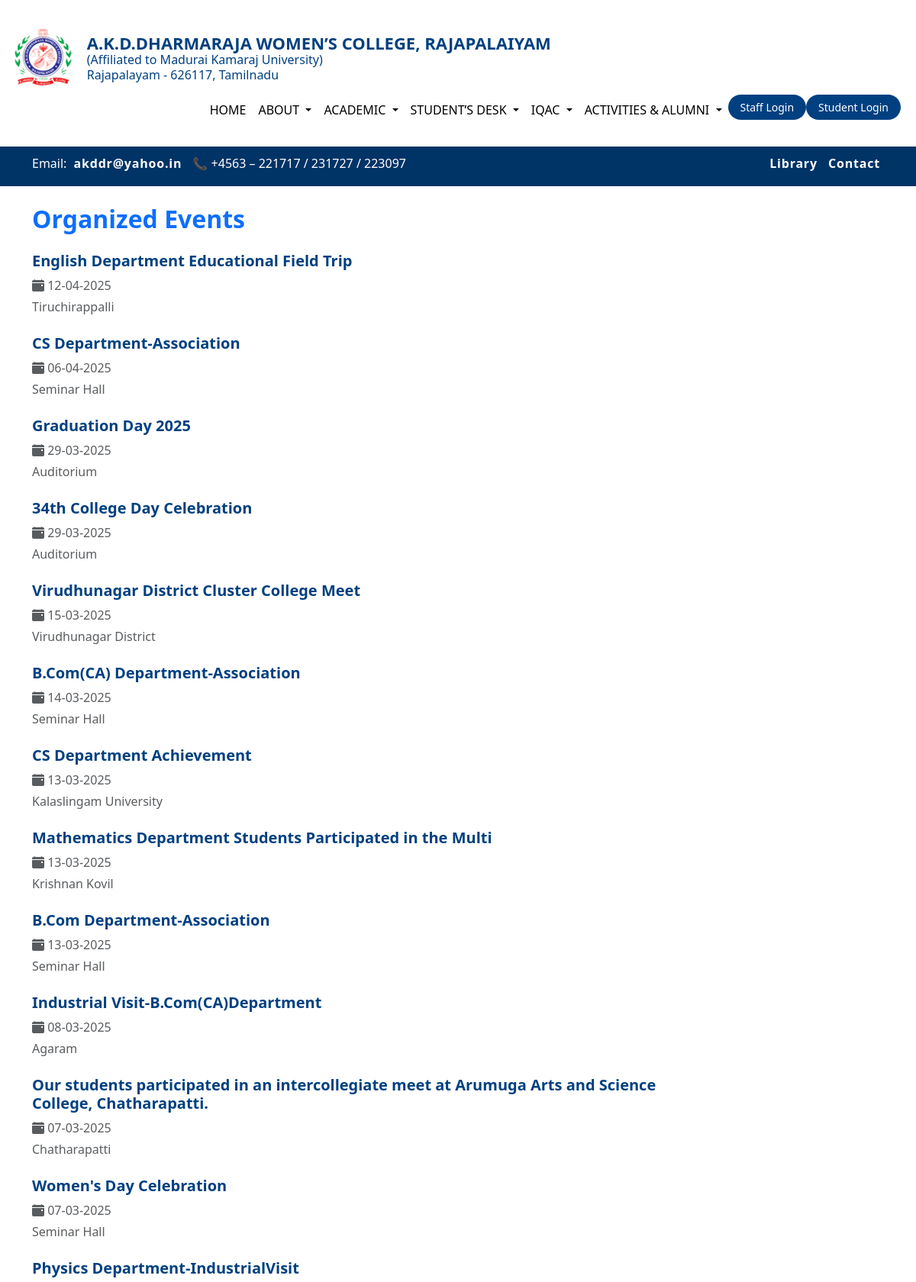
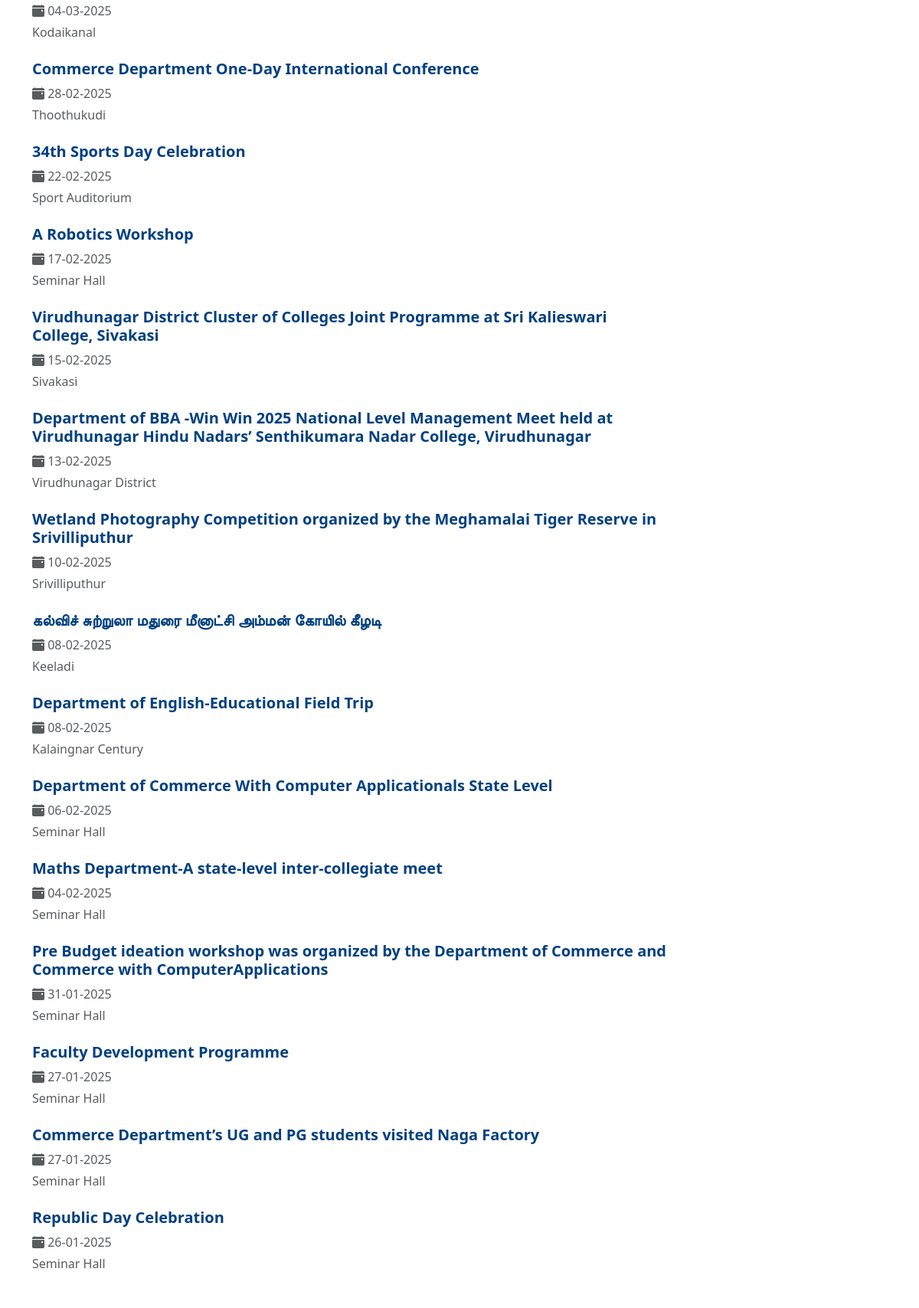
Screenshot of /events/ (upper part) with the database file from the repository (2 pictures, top to bottom).
### homepage/models.py (models this page shows, shortened)
class HomePageContent(models.Model):
    college_name = models.CharField(max_length=200)
    logo = models.ImageField(upload_to='logos/')

class Event(models.Model):
    title = models.CharField(max_length=255)
    date_from = models.DateField()
    venue = models.CharField(max_length=255)
    image = models.ImageField(upload_to='event_images/', blank=True, null=True)
    pdf = models.FileField(upload_to='event_pdfs/', blank=True, null=True)

### homepage/views.py (the view)
# urls.py: path('events/', views.event_list, name='event_list'),
def event_list(request):
    events = Event.objects.order_by('-date_from')
    return render(request, 'activities/event_list.html', {'events': events})

### homepage/context_processors.py (called while the page is built)
def basic_info(request):
    return {
        "college_info": HomePageContent.objects.first(),
        'slider_images': SliderImage.objects.all(),
        'quick_links': HomeQuickLink.objects.all(),
        "about_menus": AboutSubmenu.objects.all(),
        "student_desk_menus": StudentDeskMenu.objects.all(),
        "submenus": NAACSubmenu.objects.all(),
        'activity_menus': ActivitySubmenu.objects.all(),
    }

def academic_menu_processor(request):
    return {
        'academic_submenus': AcademicSubMenu.objects.all().order_by('order')
    }

def department_list(request):
    return {
        'departments': Department.objects.all()
    }

def homepage_counters(request):
    return {
        'homepage_counters': HomepageCounter.objects.all().order_by('order')
    }

### homepage/templates/activities/event_list.html (shortened to what this page needs)
{% extends 'homepage/base.html' %}
{% load static %}
{% block fullwidth %}
<div class="container mt-4">
  <h2 class="text-primary fw-bold mb-4">Organized Events</h2>
  <div class="row">
    {% for event in events %}
      <div class="col-md-12 mb-4">
        <div class="row">
          <div class="col-md-9">
            <h5 class="fw-bold">
              {% if event.pdf %}
                <a href="{{ event.pdf.url }}" target="_blank" style="text-decoration: none; color: #004080;">
                  {{ event.title }}
                </a>
              {% else %}
                {{ event.title }}
              {% endif %}
            </h5>
            <p class="mb-1 text-muted">
              <i class="bi bi-calendar-event-fill"></i>
              {{ event.date_from|date:"d-m-Y" }}
            </p>
            <p class="mb-0 text-muted">
              {{ event.venue }}
            </p>
          </div>
        </div>
      </div>
    {% empty %}
      <p>No events found.</p>
    {% endfor %}
  </div>
</div>
{% endblock %}

### homepage/templates/homepage/header.html
<div class="d-flex align-items-center ps-3 header-wrap">
  <div class="d-flex align-items-center">
    <img src="{{ college_info.logo.url }}" height="80" class="me-3" alt="College Logo">
    <div class="college-text text-start">
      <h4 class="college-name mb-0">{{ college_info.college_name }}</h4>
      <h6 class="college-sub mb-0">(Affiliated to Madurai Kamaraj University)</h6>
      <p class="college-sub mb-0">Rajapalayam - 626117, Tamilnadu</p>
    </div>
  </div>
</div>

### static/css/style.css (style rules this page uses)
body, html { margin: 0 !important; padding: 0 !important; }
.header-wrap { margin: 0; padding-top: 0; padding-bottom: 0; }
.college-text { line-height: 1.3; margin: 0; padding: 0; margin-left: auto; }
.college-name { color: #004080; font-size: 22px; font-weight: bold; padding-top: 0; margin-bottom: 5px; }
.college-sub { color: #004080; font-weight: 500; font-size: 16px; margin-bottom: 3px; }

### rows the page displays
HomePageContent: logo (picture), college_name "A.K.D.DHARMARAJA WOMEN’S COLLEGE, RAJAPALAIYAM"
Event: title "English Department Educational Field Trip", date_from "12-04-2025", venue "Tiruchirappalli"
Event: title "CS Department-Association", date_from "06-04-2025", venue "Seminar Hall"
Event: title "Graduation Day 2025", date_from "29-03-2025", venue "Auditorium"
Event: title "34th College Day Celebration", date_from "29-03-2025", venue "Auditorium"
Event: title "Virudhunagar District Cluster College Meet", date_from "15-03-2025", venue "Virudhunagar District"
Event: title "B.Com(CA) Department-Association", date_from "14-03-2025", venue "Seminar Hall"
Event: title "CS Department Achievement", date_from "13-03-2025", venue "Kalaslingam University"
Event: title "Mathematics Department Students Participated in the Multi", date_from "13-03-2025", venue "Krishnan Kovil"
Event: title "B.Com Department-Association", date_from "13-03-2025", venue "Seminar Hall"
Event: title "Industrial Visit-B.Com(CA)Department", date_from "08-03-2025", venue "Agaram"
Event: title "Our students participated in an intercollegiate meet at Arumuga Arts and Science College, Chatharapatti.", date_from "07-03-2025", venue "Chatharapatti"
Event: title "Women's Day Celebration", date_from "07-03-2025", venue "Seminar Hall"
Event: title "Physics Department-IndustrialVisit", date_from "04-03-2025", venue "Kodaikanal"
Event: title "Commerce Department One-Day International Conference", date_from "28-02-2025", venue "Thoothukudi"
Event: title "34th Sports Day Celebration", date_from "22-02-2025", venue "Sport Auditorium"
Event: title "A Robotics Workshop", date_from "17-02-2025", venue "Seminar Hall"
Event: title "Virudhunagar District Cluster of Colleges Joint Programme at Sri Kalieswari College, Sivakasi", date_from "15-02-2025", venue "Sivakasi"
Event: title "Department of BBA -Win Win 2025 National Level Management Meet held at Virudhunagar Hindu Nadars’ Senthikumara Nadar College, Virudhunagar", date_from "13-02-2025", venue "Virudhunagar District"
Event: title "Wetland Photography Competition organized by the Meghamalai Tiger Reserve in Srivilliputhur", date_from "10-02-2025", venue "Srivilliputhur"
Event: title "கல்விச் சுற்றுலா மதுரை மீனாட்சி அம்மன் கோயில் கீழடி", date_from "08-02-2025", venue "Keeladi"
Event: title "Department of English-Educational Field Trip", date_from "08-02-2025", venue "Kalaingnar Century"
Event: title "Department of Commerce With Computer Applicationals State Level", date_from "06-02-2025", venue "Seminar Hall"
Event: title "Maths Department-A state-level inter-collegiate meet", date_from "04-02-2025", venue "Seminar Hall"
Event: title "Pre Budget ideation workshop was organized by the Department of Commerce and Commerce with ComputerApplications", date_from "31-01-2025", venue "Seminar Hall"
Event: title "Faculty Development Programme", date_from "27-01-2025", venue "Seminar Hall"
Event: title "Commerce Department’s UG and PG students visited Naga Factory", date_from "27-01-2025", venue "Seminar Hall"
Event: title "Republic Day Celebration", date_from "26-01-2025", venue "Seminar Hall"
